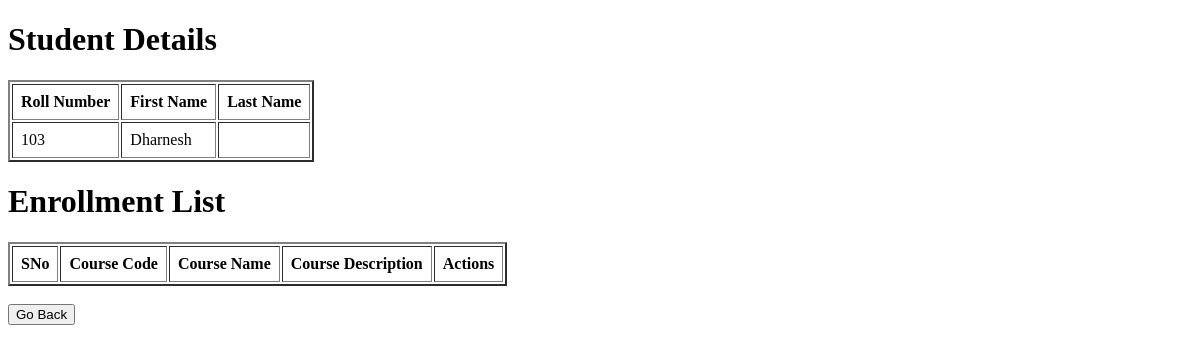
/student/3, run on an earlier commit of the app's database.
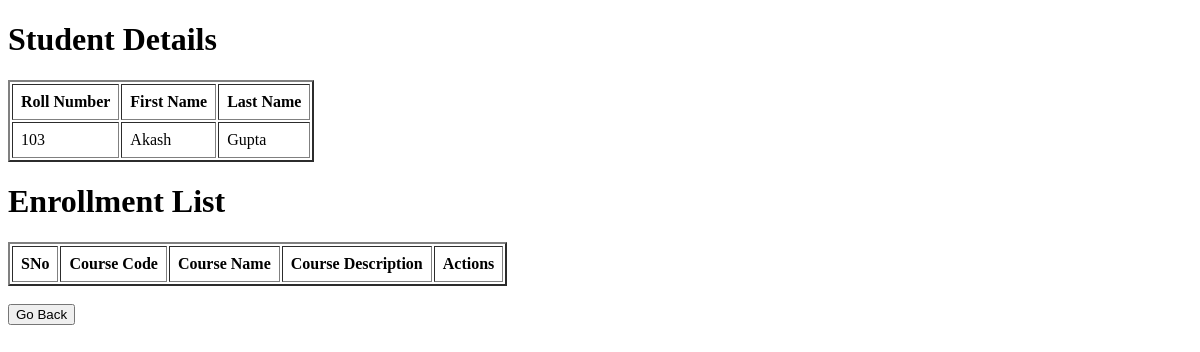
And on a later commit of the database.
### app.py (models this page shows)
class Student(db.Model):
    student_id = db.Column(db.Integer, primary_key = True, autoincrement = True)
    roll_number = db.Column(db.String, unique = True, nullable = False)
    first_name = db.Column(db.String, nullable = False)
    last_name = db.Column(db.String)

### app.py (the view)
@app.route('/student/<int:student_id>')
def student_info(student_id):
    this_student = Student.query.get(student_id)
    print(this_student)
    return render_template("student_info.html", student = this_student)

### templates/student_info.html (shortened to what this page needs)
<!DOCTYPE html>
<html lang="en">
<head>
</head>
<body>
    <h1 text-align="center">Student Details</h1>
    <table id = 'student-detail' border="2" cellpadding="8px">
        <thead>
            <tr>
                <th>Roll Number</th>
                <th>First Name</th>
                <th>Last Name</th>
            </tr>
        </thead>
        <tbody>
            <tr>
                <td>{{student.roll_number}}</td>
                <td>{{student.first_name}}</td>
                <td>{{student.last_name}}</td>
            </tr>
        </tbody>
    </table>
    <h1 text-align="center">Enrollment List</h1>
    <table id = "student-enrollments" border="2" cellpadding="8px">
        <thead>
            <tr>
                <th>SNo</th>
                <th>Course Code</th>
                <th>Course Name</th>
                <th>Course Description</th>
                <th>Actions</th>
            </tr>
        </thead>
    </table><br>
    <a href="/"><button>Go Back</button></a>
</body>
</html>

What changed in the data, as far as the page shows it:
changed Student: first_name "Dharnesh" → "Akash"; last_name (not shown) → "Gupta"
